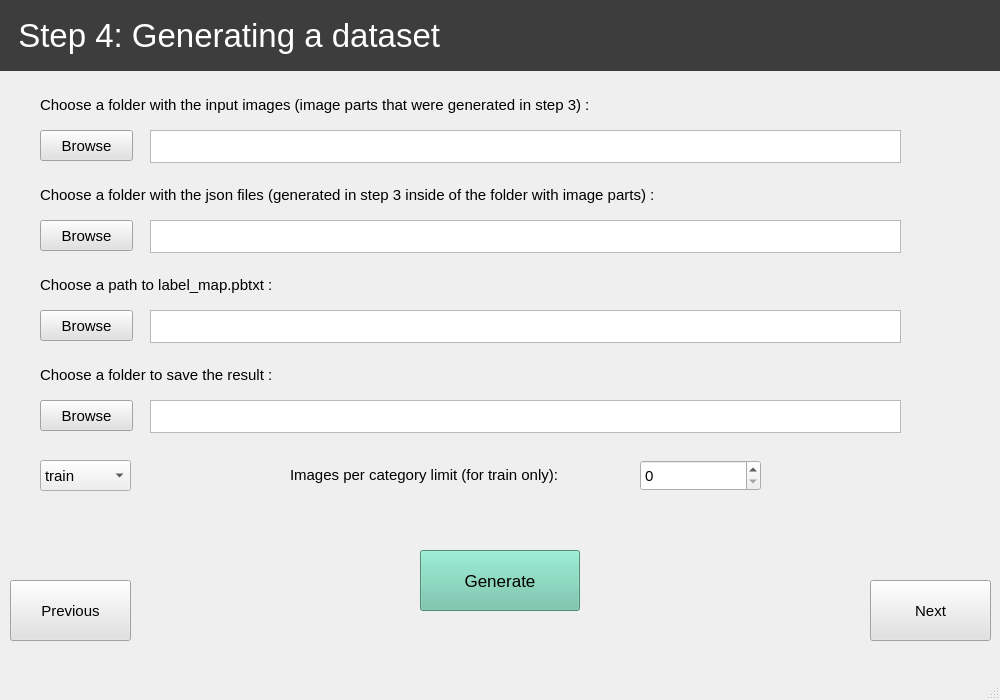
<?xml version="1.0" encoding="UTF-8"?>
<ui version="4.0">
 <class>step5</class>
 <widget class="QMainWindow" name="step5">
  <property name="geometry">
   <rect>
    <x>0</x>
    <y>0</y>
    <width>1000</width>
    <height>700</height>
   </rect>
  </property>
  <property name="windowTitle">
   <string>Scantronic</string>
  </property>
  <widget class="QWidget" name="centralwidget">
   <widget class="QTextEdit" name="textEdit_5">
    <property name="geometry">
     <rect>
      <x>150</x>
      <y>130</y>
      <width>751</width>
      <height>33</height>
     </rect>
    </property>
    <property name="font">
     <font>
      <pointsize>10</pointsize>
     </font>
    </property>
    <property name="focusPolicy">
     <enum>Qt::NoFocus</enum>
    </property>
   </widget>
   <widget class="QPushButton" name="pushButton_7">
    <property name="geometry">
     <rect>
      <x>40</x>
      <y>130</y>
      <width>93</width>
      <height>31</height>
     </rect>
    </property>
    <property name="palette">
     <palette>
      <active>
       <colorrole role="Button">
        <brush brushstyle="SolidPattern">
         <color alpha="255">
          <red>225</red>
          <green>225</green>
          <blue>225</blue>
         </color>
        </brush>
       </colorrole>
       <colorrole role="Base">
        <brush brushstyle="SolidPattern">
         <color alpha="255">
          <red>225</red>
          <green>225</green>
          <blue>225</blue>
         </color>
        </brush>
       </colorrole>
       <colorrole role="Window">
        <brush brushstyle="SolidPattern">
         <color alpha="255">
          <red>225</red>
          <green>225</green>
          <blue>225</blue>
         </color>
        </brush>
       </colorrole>
      </active>
      <inactive>
       <colorrole role="Button">
        <brush brushstyle="SolidPattern">
         <color alpha="255">
          <red>225</red>
          <green>225</green>
          <blue>225</blue>
         </color>
        </brush>
       </colorrole>
       <colorrole role="Base">
        <brush brushstyle="SolidPattern">
         <color alpha="255">
          <red>225</red>
          <green>225</green>
          <blue>225</blue>
         </color>
        </brush>
       </colorrole>
       <colorrole role="Window">
        <brush brushstyle="SolidPattern">
         <color alpha="255">
          <red>225</red>
          <green>225</green>
          <blue>225</blue>
         </color>
        </brush>
       </colorrole>
      </inactive>
      <disabled>
       <colorrole role="Button">
        <brush brushstyle="SolidPattern">
         <color alpha="255">
          <red>225</red>
          <green>225</green>
          <blue>225</blue>
         </color>
        </brush>
       </colorrole>
       <colorrole role="Base">
        <brush brushstyle="SolidPattern">
         <color alpha="255">
          <red>225</red>
          <green>225</green>
          <blue>225</blue>
         </color>
        </brush>
       </colorrole>
       <colorrole role="Window">
        <brush brushstyle="SolidPattern">
         <color alpha="255">
          <red>225</red>
          <green>225</green>
          <blue>225</blue>
         </color>
        </brush>
       </colorrole>
      </disabled>
     </palette>
    </property>
    <property name="font">
     <font>
      <pointsize>11</pointsize>
     </font>
    </property>
    <property name="styleSheet">
     <string notr="true">background-color: rgb(225, 225, 225);</string>
    </property>
    <property name="text">
     <string>Browse</string>
    </property>
   </widget>
   <widget class="QLabel" name="label">
    <property name="geometry">
     <rect>
      <x>0</x>
      <y>0</y>
      <width>1001</width>
      <height>71</height>
     </rect>
    </property>
    <property name="palette">
     <palette>
      <active>
       <colorrole role="WindowText">
        <brush brushstyle="SolidPattern">
         <color alpha="255">
          <red>255</red>
          <green>255</green>
          <blue>255</blue>
         </color>
        </brush>
       </colorrole>
       <colorrole role="Button">
        <brush brushstyle="SolidPattern">
         <color alpha="255">
          <red>61</red>
          <green>61</green>
          <blue>61</blue>
         </color>
        </brush>
       </colorrole>
       <colorrole role="Base">
        <brush brushstyle="SolidPattern">
         <color alpha="255">
          <red>61</red>
          <green>61</green>
          <blue>61</blue>
         </color>
        </brush>
       </colorrole>
       <colorrole role="Window">
        <brush brushstyle="SolidPattern">
         <color alpha="255">
          <red>61</red>
          <green>61</green>
          <blue>61</blue>
         </color>
        </brush>
       </colorrole>
      </active>
      <inactive>
       <colorrole role="WindowText">
        <brush brushstyle="SolidPattern">
         <color alpha="255">
          <red>255</red>
          <green>255</green>
          <blue>255</blue>
         </color>
        </brush>
       </colorrole>
       <colorrole role="Button">
        <brush brushstyle="SolidPattern">
         <color alpha="255">
          <red>61</red>
          <green>61</green>
          <blue>61</blue>
         </color>
        </brush>
       </colorrole>
       <colorrole role="Base">
        <brush brushstyle="SolidPattern">
         <color alpha="255">
          <red>61</red>
          <green>61</green>
          <blue>61</blue>
         </color>
        </brush>
       </colorrole>
       <colorrole role="Window">
        <brush brushstyle="SolidPattern">
         <color alpha="255">
          <red>61</red>
          <green>61</green>
          <blue>61</blue>
         </color>
        </brush>
       </colorrole>
      </inactive>
      <disabled>
       <colorrole role="WindowText">
        <brush brushstyle="SolidPattern">
         <color alpha="255">
          <red>120</red>
          <green>120</green>
          <blue>120</blue>
         </color>
        </brush>
       </colorrole>
       <colorrole role="Button">
        <brush brushstyle="SolidPattern">
         <color alpha="255">
          <red>61</red>
          <green>61</green>
          <blue>61</blue>
         </color>
        </brush>
       </colorrole>
       <colorrole role="Base">
        <brush brushstyle="SolidPattern">
         <color alpha="255">
          <red>61</red>
          <green>61</green>
          <blue>61</blue>
         </color>
        </brush>
       </colorrole>
       <colorrole role="Window">
        <brush brushstyle="SolidPattern">
         <color alpha="255">
          <red>61</red>
          <green>61</green>
          <blue>61</blue>
         </color>
        </brush>
       </colorrole>
      </disabled>
     </palette>
    </property>
    <property name="font">
     <font>
      <pointsize>25</pointsize>
     </font>
    </property>
    <property name="autoFillBackground">
     <bool>false</bool>
    </property>
    <property name="styleSheet">
     <string notr="true">background-color: rgb(61, 61, 61);</string>
    </property>
    <property name="lineWidth">
     <number>17</number>
    </property>
    <property name="text">
     <string>  Step 4: Generating a dataset</string>
    </property>
   </widget>
   <widget class="QLabel" name="label_7">
    <property name="geometry">
     <rect>
      <x>40</x>
      <y>90</y>
      <width>671</width>
      <height>30</height>
     </rect>
    </property>
    <property name="font">
     <font>
      <pointsize>11</pointsize>
     </font>
    </property>
    <property name="text">
     <string>Choose a folder with the input images (image parts that were generated in step 3) :</string>
    </property>
    <property name="alignment">
     <set>Qt::AlignLeading|Qt::AlignLeft|Qt::AlignVCenter</set>
    </property>
   </widget>
   <widget class="QPushButton" name="pushButton">
    <property name="geometry">
     <rect>
      <x>420</x>
      <y>550</y>
      <width>160</width>
      <height>61</height>
     </rect>
    </property>
    <property name="font">
     <font>
      <pointsize>13</pointsize>
     </font>
    </property>
    <property name="styleSheet">
     <string notr="true">background-color: rgb(105, 194, 166);</string>
    </property>
    <property name="text">
     <string>Generate</string>
    </property>
   </widget>
   <widget class="QLabel" name="label_8">
    <property name="geometry">
     <rect>
      <x>40</x>
      <y>180</y>
      <width>771</width>
      <height>30</height>
     </rect>
    </property>
    <property name="font">
     <font>
      <pointsize>11</pointsize>
     </font>
    </property>
    <property name="text">
     <string>Choose a folder with the json files (generated in step 3 inside of the folder with image parts) :</string>
    </property>
    <property name="alignment">
     <set>Qt::AlignLeading|Qt::AlignLeft|Qt::AlignVCenter</set>
    </property>
   </widget>
   <widget class="QTextEdit" name="textEdit_6">
    <property name="geometry">
     <rect>
      <x>150</x>
      <y>220</y>
      <width>751</width>
      <height>33</height>
     </rect>
    </property>
    <property name="font">
     <font>
      <pointsize>10</pointsize>
     </font>
    </property>
    <property name="focusPolicy">
     <enum>Qt::NoFocus</enum>
    </property>
   </widget>
   <widget class="QPushButton" name="pushButton_8">
    <property name="geometry">
     <rect>
      <x>40</x>
      <y>220</y>
      <width>93</width>
      <height>31</height>
     </rect>
    </property>
    <property name="palette">
     <palette>
      <active>
       <colorrole role="Button">
        <brush brushstyle="SolidPattern">
         <color alpha="255">
          <red>225</red>
          <green>225</green>
          <blue>225</blue>
         </color>
        </brush>
       </colorrole>
       <colorrole role="Base">
        <brush brushstyle="SolidPattern">
         <color alpha="255">
          <red>225</red>
          <green>225</green>
          <blue>225</blue>
         </color>
        </brush>
       </colorrole>
       <colorrole role="Window">
        <brush brushstyle="SolidPattern">
         <color alpha="255">
          <red>225</red>
          <green>225</green>
          <blue>225</blue>
         </color>
        </brush>
       </colorrole>
      </active>
      <inactive>
       <colorrole role="Button">
        <brush brushstyle="SolidPattern">
         <color alpha="255">
          <red>225</red>
          <green>225</green>
          <blue>225</blue>
         </color>
        </brush>
       </colorrole>
       <colorrole role="Base">
        <brush brushstyle="SolidPattern">
         <color alpha="255">
          <red>225</red>
          <green>225</green>
          <blue>225</blue>
         </color>
        </brush>
       </colorrole>
       <colorrole role="Window">
        <brush brushstyle="SolidPattern">
         <color alpha="255">
          <red>225</red>
          <green>225</green>
          <blue>225</blue>
         </color>
        </brush>
       </colorrole>
      </inactive>
      <disabled>
       <colorrole role="Button">
        <brush brushstyle="SolidPattern">
         <color alpha="255">
          <red>225</red>
          <green>225</green>
          <blue>225</blue>
         </color>
        </brush>
       </colorrole>
       <colorrole role="Base">
        <brush brushstyle="SolidPattern">
         <color alpha="255">
          <red>225</red>
          <green>225</green>
          <blue>225</blue>
         </color>
        </brush>
       </colorrole>
       <colorrole role="Window">
        <brush brushstyle="SolidPattern">
         <color alpha="255">
          <red>225</red>
          <green>225</green>
          <blue>225</blue>
         </color>
        </brush>
       </colorrole>
      </disabled>
     </palette>
    </property>
    <property name="font">
     <font>
      <pointsize>11</pointsize>
     </font>
    </property>
    <property name="styleSheet">
     <string notr="true">background-color: rgb(225, 225, 225);</string>
    </property>
    <property name="text">
     <string>Browse</string>
    </property>
   </widget>
   <widget class="QLabel" name="label_9">
    <property name="geometry">
     <rect>
      <x>40</x>
      <y>360</y>
      <width>321</width>
      <height>30</height>
     </rect>
    </property>
    <property name="font">
     <font>
      <pointsize>11</pointsize>
     </font>
    </property>
    <property name="text">
     <string>Choose a folder to save the result :</string>
    </property>
    <property name="alignment">
     <set>Qt::AlignLeading|Qt::AlignLeft|Qt::AlignVCenter</set>
    </property>
   </widget>
   <widget class="QTextEdit" name="textEdit_7">
    <property name="geometry">
     <rect>
      <x>150</x>
      <y>400</y>
      <width>751</width>
      <height>33</height>
     </rect>
    </property>
    <property name="font">
     <font>
      <pointsize>10</pointsize>
     </font>
    </property>
    <property name="focusPolicy">
     <enum>Qt::NoFocus</enum>
    </property>
   </widget>
   <widget class="QPushButton" name="pushButton_9">
    <property name="geometry">
     <rect>
      <x>40</x>
      <y>400</y>
      <width>93</width>
      <height>31</height>
     </rect>
    </property>
    <property name="palette">
     <palette>
      <active>
       <colorrole role="Button">
        <brush brushstyle="SolidPattern">
         <color alpha="255">
          <red>225</red>
          <green>225</green>
          <blue>225</blue>
         </color>
        </brush>
       </colorrole>
       <colorrole role="Base">
        <brush brushstyle="SolidPattern">
         <color alpha="255">
          <red>225</red>
          <green>225</green>
          <blue>225</blue>
         </color>
        </brush>
       </colorrole>
       <colorrole role="Window">
        <brush brushstyle="SolidPattern">
         <color alpha="255">
          <red>225</red>
          <green>225</green>
          <blue>225</blue>
         </color>
        </brush>
       </colorrole>
      </active>
      <inactive>
       <colorrole role="Button">
        <brush brushstyle="SolidPattern">
         <color alpha="255">
          <red>225</red>
          <green>225</green>
          <blue>225</blue>
         </color>
        </brush>
       </colorrole>
       <colorrole role="Base">
        <brush brushstyle="SolidPattern">
         <color alpha="255">
          <red>225</red>
          <green>225</green>
          <blue>225</blue>
         </color>
        </brush>
       </colorrole>
       <colorrole role="Window">
        <brush brushstyle="SolidPattern">
         <color alpha="255">
          <red>225</red>
          <green>225</green>
          <blue>225</blue>
         </color>
        </brush>
       </colorrole>
      </inactive>
      <disabled>
       <colorrole role="Button">
        <brush brushstyle="SolidPattern">
         <color alpha="255">
          <red>225</red>
          <green>225</green>
          <blue>225</blue>
         </color>
        </brush>
       </colorrole>
       <colorrole role="Base">
        <brush brushstyle="SolidPattern">
         <color alpha="255">
          <red>225</red>
          <green>225</green>
          <blue>225</blue>
         </color>
        </brush>
       </colorrole>
       <colorrole role="Window">
        <brush brushstyle="SolidPattern">
         <color alpha="255">
          <red>225</red>
          <green>225</green>
          <blue>225</blue>
         </color>
        </brush>
       </colorrole>
      </disabled>
     </palette>
    </property>
    <property name="font">
     <font>
      <pointsize>11</pointsize>
     </font>
    </property>
    <property name="styleSheet">
     <string notr="true">background-color: rgb(225, 225, 225);</string>
    </property>
    <property name="text">
     <string>Browse</string>
    </property>
   </widget>
   <widget class="QPushButton" name="pushButton_10">
    <property name="geometry">
     <rect>
      <x>10</x>
      <y>580</y>
      <width>121</width>
      <height>61</height>
     </rect>
    </property>
    <property name="palette">
     <palette>
      <active>
       <colorrole role="Button">
        <brush brushstyle="SolidPattern">
         <color alpha="255">
          <red>225</red>
          <green>225</green>
          <blue>225</blue>
         </color>
        </brush>
       </colorrole>
       <colorrole role="Base">
        <brush brushstyle="SolidPattern">
         <color alpha="255">
          <red>225</red>
          <green>225</green>
          <blue>225</blue>
         </color>
        </brush>
       </colorrole>
       <colorrole role="Window">
        <brush brushstyle="SolidPattern">
         <color alpha="255">
          <red>225</red>
          <green>225</green>
          <blue>225</blue>
         </color>
        </brush>
       </colorrole>
      </active>
      <inactive>
       <colorrole role="Button">
        <brush brushstyle="SolidPattern">
         <color alpha="255">
          <red>225</red>
          <green>225</green>
          <blue>225</blue>
         </color>
        </brush>
       </colorrole>
       <colorrole role="Base">
        <brush brushstyle="SolidPattern">
         <color alpha="255">
          <red>225</red>
          <green>225</green>
          <blue>225</blue>
         </color>
        </brush>
       </colorrole>
       <colorrole role="Window">
        <brush brushstyle="SolidPattern">
         <color alpha="255">
          <red>225</red>
          <green>225</green>
          <blue>225</blue>
         </color>
        </brush>
       </colorrole>
      </inactive>
      <disabled>
       <colorrole role="Button">
        <brush brushstyle="SolidPattern">
         <color alpha="255">
          <red>225</red>
          <green>225</green>
          <blue>225</blue>
         </color>
        </brush>
       </colorrole>
       <colorrole role="Base">
        <brush brushstyle="SolidPattern">
         <color alpha="255">
          <red>225</red>
          <green>225</green>
          <blue>225</blue>
         </color>
        </brush>
       </colorrole>
       <colorrole role="Window">
        <brush brushstyle="SolidPattern">
         <color alpha="255">
          <red>225</red>
          <green>225</green>
          <blue>225</blue>
         </color>
        </brush>
       </colorrole>
      </disabled>
     </palette>
    </property>
    <property name="font">
     <font>
      <pointsize>11</pointsize>
     </font>
    </property>
    <property name="styleSheet">
     <string notr="true">background-color: rgb(225, 225, 225);</string>
    </property>
    <property name="text">
     <string>Previous</string>
    </property>
   </widget>
   <widget class="QPushButton" name="pushButton_11">
    <property name="geometry">
     <rect>
      <x>870</x>
      <y>580</y>
      <width>121</width>
      <height>61</height>
     </rect>
    </property>
    <property name="palette">
     <palette>
      <active>
       <colorrole role="Button">
        <brush brushstyle="SolidPattern">
         <color alpha="255">
          <red>225</red>
          <green>225</green>
          <blue>225</blue>
         </color>
        </brush>
       </colorrole>
       <colorrole role="Base">
        <brush brushstyle="SolidPattern">
         <color alpha="255">
          <red>225</red>
          <green>225</green>
          <blue>225</blue>
         </color>
        </brush>
       </colorrole>
       <colorrole role="Window">
        <brush brushstyle="SolidPattern">
         <color alpha="255">
          <red>225</red>
          <green>225</green>
          <blue>225</blue>
         </color>
        </brush>
       </colorrole>
      </active>
      <inactive>
       <colorrole role="Button">
        <brush brushstyle="SolidPattern">
         <color alpha="255">
          <red>225</red>
          <green>225</green>
          <blue>225</blue>
         </color>
        </brush>
       </colorrole>
       <colorrole role="Base">
        <brush brushstyle="SolidPattern">
         <color alpha="255">
          <red>225</red>
          <green>225</green>
          <blue>225</blue>
         </color>
        </brush>
       </colorrole>
       <colorrole role="Window">
        <brush brushstyle="SolidPattern">
         <color alpha="255">
          <red>225</red>
          <green>225</green>
          <blue>225</blue>
         </color>
        </brush>
       </colorrole>
      </inactive>
      <disabled>
       <colorrole role="Button">
        <brush brushstyle="SolidPattern">
         <color alpha="255">
          <red>225</red>
          <green>225</green>
          <blue>225</blue>
         </color>
        </brush>
       </colorrole>
       <colorrole role="Base">
        <brush brushstyle="SolidPattern">
         <color alpha="255">
          <red>225</red>
          <green>225</green>
          <blue>225</blue>
         </color>
        </brush>
       </colorrole>
       <colorrole role="Window">
        <brush brushstyle="SolidPattern">
         <color alpha="255">
          <red>225</red>
          <green>225</green>
          <blue>225</blue>
         </color>
        </brush>
       </colorrole>
      </disabled>
     </palette>
    </property>
    <property name="font">
     <font>
      <pointsize>11</pointsize>
     </font>
    </property>
    <property name="styleSheet">
     <string notr="true">background-color: rgb(225, 225, 225);</string>
    </property>
    <property name="text">
     <string>Next</string>
    </property>
   </widget>
   <widget class="QPushButton" name="pushButton_12">
    <property name="geometry">
     <rect>
      <x>40</x>
      <y>310</y>
      <width>93</width>
      <height>31</height>
     </rect>
    </property>
    <property name="palette">
     <palette>
      <active>
       <colorrole role="Button">
        <brush brushstyle="SolidPattern">
         <color alpha="255">
          <red>225</red>
          <green>225</green>
          <blue>225</blue>
         </color>
        </brush>
       </colorrole>
       <colorrole role="Base">
        <brush brushstyle="SolidPattern">
         <color alpha="255">
          <red>225</red>
          <green>225</green>
          <blue>225</blue>
         </color>
        </brush>
       </colorrole>
       <colorrole role="Window">
        <brush brushstyle="SolidPattern">
         <color alpha="255">
          <red>225</red>
          <green>225</green>
          <blue>225</blue>
         </color>
        </brush>
       </colorrole>
      </active>
      <inactive>
       <colorrole role="Button">
        <brush brushstyle="SolidPattern">
         <color alpha="255">
          <red>225</red>
          <green>225</green>
          <blue>225</blue>
         </color>
        </brush>
       </colorrole>
       <colorrole role="Base">
        <brush brushstyle="SolidPattern">
         <color alpha="255">
          <red>225</red>
          <green>225</green>
          <blue>225</blue>
         </color>
        </brush>
       </colorrole>
       <colorrole role="Window">
        <brush brushstyle="SolidPattern">
         <color alpha="255">
          <red>225</red>
          <green>225</green>
          <blue>225</blue>
         </color>
        </brush>
       </colorrole>
      </inactive>
      <disabled>
       <colorrole role="Button">
        <brush brushstyle="SolidPattern">
         <color alpha="255">
          <red>225</red>
          <green>225</green>
          <blue>225</blue>
         </color>
        </brush>
       </colorrole>
       <colorrole role="Base">
        <brush brushstyle="SolidPattern">
         <color alpha="255">
          <red>225</red>
          <green>225</green>
          <blue>225</blue>
         </color>
        </brush>
       </colorrole>
       <colorrole role="Window">
        <brush brushstyle="SolidPattern">
         <color alpha="255">
          <red>225</red>
          <green>225</green>
          <blue>225</blue>
         </color>
        </brush>
       </colorrole>
      </disabled>
     </palette>
    </property>
    <property name="font">
     <font>
      <pointsize>11</pointsize>
     </font>
    </property>
    <property name="styleSheet">
     <string notr="true">background-color: rgb(225, 225, 225);</string>
    </property>
    <property name="text">
     <string>Browse</string>
    </property>
   </widget>
   <widget class="QTextEdit" name="textEdit_8">
    <property name="geometry">
     <rect>
      <x>150</x>
      <y>310</y>
      <width>751</width>
      <height>33</height>
     </rect>
    </property>
    <property name="font">
     <font>
      <pointsize>10</pointsize>
     </font>
    </property>
    <property name="focusPolicy">
     <enum>Qt::NoFocus</enum>
    </property>
   </widget>
   <widget class="QLabel" name="label_10">
    <property name="geometry">
     <rect>
      <x>40</x>
      <y>270</y>
      <width>371</width>
      <height>30</height>
     </rect>
    </property>
    <property name="font">
     <font>
      <pointsize>11</pointsize>
     </font>
    </property>
    <property name="text">
     <string>Choose a path to label_map.pbtxt :</string>
    </property>
    <property name="alignment">
     <set>Qt::AlignLeading|Qt::AlignLeft|Qt::AlignVCenter</set>
    </property>
   </widget>
   <widget class="QComboBox" name="comboBox">
    <property name="geometry">
     <rect>
      <x>40</x>
      <y>460</y>
      <width>91</width>
      <height>31</height>
     </rect>
    </property>
    <property name="sizePolicy">
     <sizepolicy hsizetype="Minimum" vsizetype="Fixed">
      <horstretch>0</horstretch>
      <verstretch>0</verstretch>
     </sizepolicy>
    </property>
    <property name="font">
     <font>
      <pointsize>11</pointsize>
     </font>
    </property>
    <item>
     <property name="text">
      <string>train</string>
     </property>
    </item>
    <item>
     <property name="text">
      <string>test</string>
     </property>
    </item>
   </widget>
   <widget class="QLabel" name="label_11">
    <property name="geometry">
     <rect>
      <x>290</x>
      <y>460</y>
      <width>341</width>
      <height>30</height>
     </rect>
    </property>
    <property name="font">
     <font>
      <pointsize>11</pointsize>
     </font>
    </property>
    <property name="text">
     <string>Images per category limit (for train only):</string>
    </property>
    <property name="alignment">
     <set>Qt::AlignLeading|Qt::AlignLeft|Qt::AlignVCenter</set>
    </property>
   </widget>
   <widget class="QSpinBox" name="spinBox">
    <property name="geometry">
     <rect>
      <x>640</x>
      <y>460</y>
      <width>121</width>
      <height>31</height>
     </rect>
    </property>
    <property name="font">
     <font>
      <pointsize>11</pointsize>
     </font>
    </property>
    <property name="maximum">
     <number>100000</number>
    </property>
   </widget>
  </widget>
  <widget class="QMenuBar" name="menubar">
   <property name="geometry">
    <rect>
     <x>0</x>
     <y>0</y>
     <width>1000</width>
     <height>26</height>
    </rect>
   </property>
  </widget>
  <widget class="QStatusBar" name="statusbar"/>
 </widget>
 <resources/>
 <connections/>
</ui>
